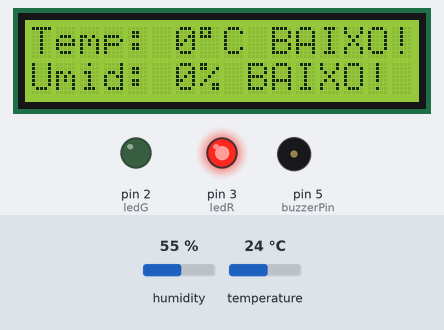
This sketch was run on a simulated Arduino Uno, built with avr-gcc and run on an emulated ATmega328P. Shown: 16×2 character LCD, output pins drawn as LEDs (lit = HIGH), buzzer (waves = sounding). The inputs (shaded band) are chosen by the test bench; at power-on: humidity 55 %, temperature 24 °C. What the sketch prints to the serial monitor is not drawn.

Above: at 1.2 s.
1.3 s: humidity set to 41 %
At 6.3 s:
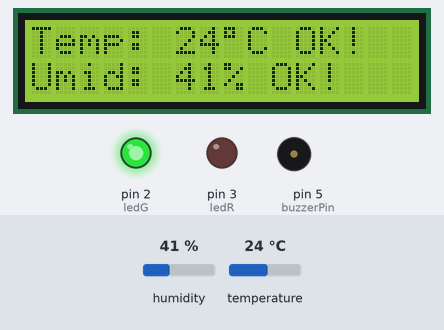
8.6 s: humidity set to 38 %
At 12.1 s:
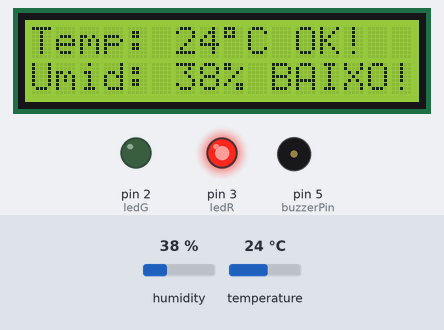
15.9 s: temperature set to 28 °C
At 24.1 s:
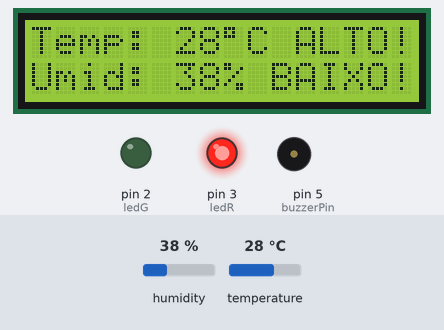
24.4 s: humidity set to 40 %
At 29.9 s:
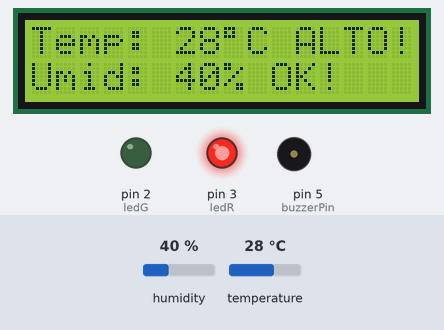
31.7 s: temperature set to 12 °C
At 34.7 s:
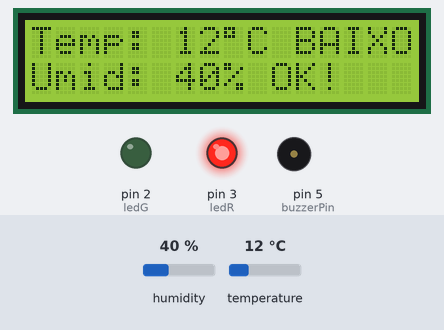
39.0 s: humidity set to 64 %
At 46.2 s:
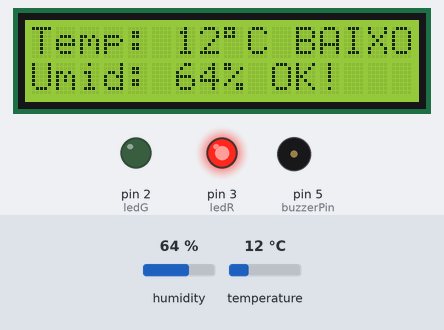
46.9 s: humidity set to 67 %
Timing chart, 0 to 55.2 s (numbered marks = the images above; inputs shaded):
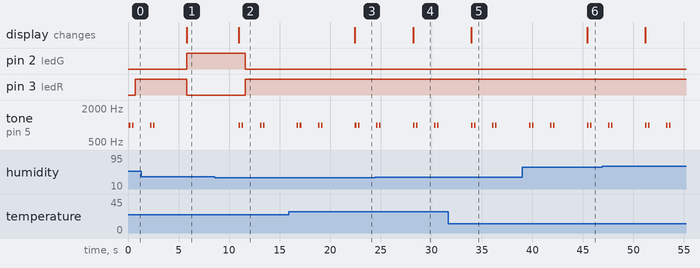

Measured:
- the behaviour switches between 40 and 39 % on humidity (found by bisection; images 1 and 2)
- after the input at 1.3 s, the display: changes after 4.5 s (image 1)
- after the input at 8.6 s, pin 2 (ledG): HIGH → LOW after 3.0 s; pin 3 (ledR): LOW → HIGH after 3.0 s; tone on pin 5 (buzzerPin): plays 1000 Hz for 0.15 s, 1000 Hz for 0.15 s, 1000 Hz for 0.15 s, 1000 Hz for 0.15 s, starting after 2.4 s; the display: changes after 2.4 s (image 2)
- after the input at 15.9 s, the display: changes after 6.6 s (image 3)
- after the input at 24.4 s, the display: changes after 3.8 s (image 4)
- after the input at 31.7 s, the display: changes after 2.2 s (image 5)
- after the input at 39.0 s, the display: changes after 6.4 s (image 6)
- by itself, tone on pin 5 (buzzerPin): alternates 1000 Hz for 0.15 s and silent for 0.15 s, 4 changes in all, then stays silent

The sketch:

codigo.ino
```cpp
// Bibiliotecas
#include<ArduinoJson.h>
#include<DHT.h>
#include<LiquidCrystal_I2C.h>
// Pinos
#define DHTPIN 4
#define DHTTYPE 22
#define ledR 3
#define ledG 2
#define buzzerPin 5
// Variáveis Globais
DHT dht(DHTPIN, DHTTYPE);
LiquidCrystal_I2C lcd(0x27, 16, 2);
const int MAX_TEMP = 25;
const int MIN_TEMP = 20;
const int MAX_UMID = 65;
const int MIN_UMID = 40;
int temp = 0;
int umid = 0;
bool tempAlert = false;
bool umidAlert = false;


void checkSensor() {
  temp = dht.readTemperature();
  umid = dht.readHumidity();
  StaticJsonDocument<100>json;
  json["Temperatura"] = temp;
  json["Umidade"] = umid;
  serializeJson(json, Serial);
  Serial.println();
}

void setup() {
  Serial.begin(9600);
  Serial.println("Serial aberta!\n");
  dht.begin();
  pinMode(ledR, OUTPUT);
  pinMode(ledG, OUTPUT);
  pinMode(buzzerPin, OUTPUT);
  lcd.init();
  lcd.backlight();
}

void loop() {
  lcd.clear();

  //Temperatura
  lcd.setCursor(0, 0);
  lcd.print("Temp: ");
  lcd.print(temp);
  lcd.print((char)223);  // Símbolo de grau
  lcd.print("C");
  if (temp > MAX_TEMP) {
    lcd.print(" ALTO!");
    tempAlert = true;
  } else if (temp < MIN_TEMP) {
    lcd.print(" BAIXO!");
    tempAlert = true;
  } else {
    lcd.print(" OK!");
    tempAlert = false;
  }

  //Umidade
  lcd.setCursor(0, 1);
  lcd.print("Umid: ");
  lcd.print(umid, 1);
  lcd.print("%");
  if (umid > MAX_UMID) {
    lcd.print(" ALTO!");
    umidAlert = true;
  } else if (umid < MIN_UMID) {
    lcd.print(" BAIXO!");
    umidAlert = true;
  } else {
    lcd.print(" OK!");
    umidAlert = false;
  }

  //Alertas
  if (tempAlert == true || umidAlert == true) {
    for (int a = 0; a < 2; a++) {
      for (int b = 0; b < 2; b++) {
        tone(buzzerPin, 1000);
        delay(150);
        noTone(buzzerPin);
        delay(150);
      }
      digitalWrite(ledG, LOW);
      digitalWrite(ledR, HIGH);
      delay(1500);
    }
  } else {
    digitalWrite(ledR, LOW);
    digitalWrite(ledG, HIGH);
    delay(3600);
  }

  checkSensor();
  delay(1500);
}
```
